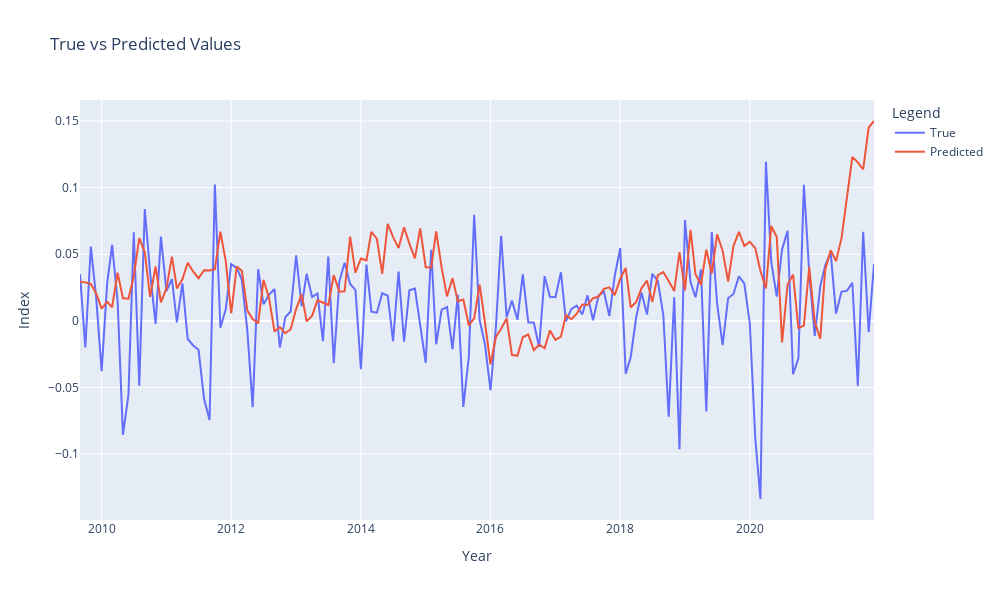

Here is the notebook cell this chart was saved with:
### Code cell
test_tensor = torch.from_numpy(np.array(X_test)).float()
insample_predict = model(inputs).detach().numpy()
outsample_predict = model(test_tensor).detach().numpy()

regression_metrics(y_train, insample_predict, 
                   y_test, outsample_predict) 

# Evaluation of Results
df_res = pd.DataFrame({'true': testing[TARGET], 'pred': outsample_predict.flatten()})

# Plot the results
trace_true = go.Scatter(
    x = df_res.index,
    y = df_res['true'],
    mode = 'lines',
    name = 'True'
)

trace_pred = go.Scatter(
    x = df_res.index,
    y = df_res['pred'],
    mode = 'lines',
    name = 'Predicted'
)

fig = go.Figure(data=[trace_true, trace_pred])

fig.update_layout(
    title='True vs Predicted Values',
    xaxis_title='Year',
    yaxis_title='Index',
    legend_title='Legend',
    width=1000,
    height=600  
)

# Show the figure
fig.show()

### Figure 1 — Plotly figure (JSON) as saved in the notebook; plotly's stock layout.template omitted (floating-point values rounded to 4 significant figures; data arrays with more than 128 entries replaced by an {"elided": "..."} marker saying what was removed)
{"data": [{"mode": "lines", "name": "True", "type": "scatter", "x": {"elided": "148 str values"}, "y": {"elided": "148 float values"}}, {"mode": "lines", "name": "Predicted", "type": "scatter", "x": {"elided": "148 str values"}, "y": {"elided": "148 float values"}}], "layout": {"height": 600, "legend": {"title": {"text": "Legend"}}, "title": {"text": "True vs Predicted Values"}, "width": 1000, "xaxis": {"title": {"text": "Year"}}, "yaxis": {"title": {"text": "Index"}}}}
